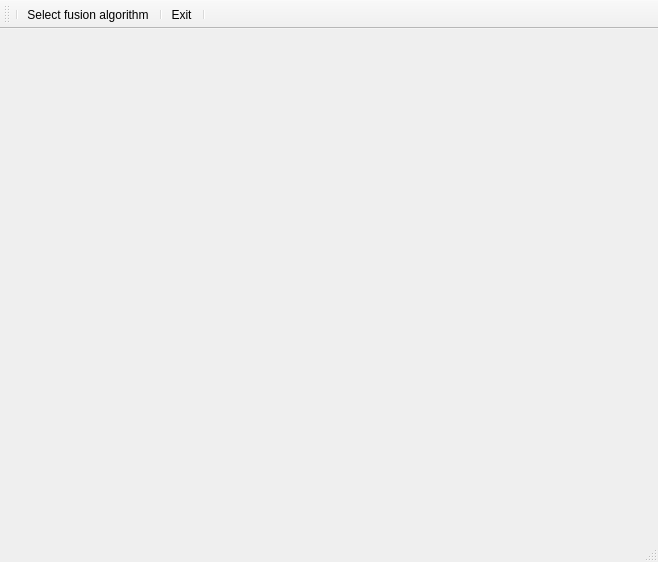
<?xml version="1.0" encoding="UTF-8"?>
<ui version="4.0">
 <class>RTIMULibDemoGLClass</class>
 <widget class="QMainWindow" name="RTIMULibDemoGLClass">
  <property name="geometry">
   <rect>
    <x>0</x>
    <y>0</y>
    <width>658</width>
    <height>562</height>
   </rect>
  </property>
  <property name="minimumSize">
   <size>
    <width>0</width>
    <height>0</height>
   </size>
  </property>
  <property name="windowTitle">
   <string>RTIMULibDemoGL</string>
  </property>
  <widget class="QWidget" name="centralWidget">
   <property name="minimumSize">
    <size>
     <width>400</width>
     <height>300</height>
    </size>
   </property>
  </widget>
  <widget class="QStatusBar" name="statusBar"/>
  <widget class="QToolBar" name="toolBar">
   <property name="windowTitle">
    <string>toolBar</string>
   </property>
   <attribute name="toolBarArea">
    <enum>TopToolBarArea</enum>
   </attribute>
   <attribute name="toolBarBreak">
    <bool>true</bool>
   </attribute>
   <addaction name="separator"/>
   <addaction name="actionSelectFusionAlgorithm"/>
   <addaction name="separator"/>
   <addaction name="actionExit"/>
   <addaction name="separator"/>
  </widget>
  <action name="actionSelectIMU">
   <property name="text">
    <string>Select IMU</string>
   </property>
  </action>
  <action name="actionSelectFusionAlgorithm">
   <property name="text">
    <string>Select fusion algorithm</string>
   </property>
  </action>
  <action name="actionCalibrateMagnetometers">
   <property name="text">
    <string>Calibrate magnetometers</string>
   </property>
  </action>
  <action name="actionCalibrateAccelerometers">
   <property name="text">
    <string>Calibrate accelerometers</string>
   </property>
  </action>
  <action name="actionExit">
   <property name="text">
    <string>Exit</string>
   </property>
  </action>
 </widget>
 <layoutdefault spacing="6" margin="11"/>
 <resources/>
 <connections/>
</ui>
